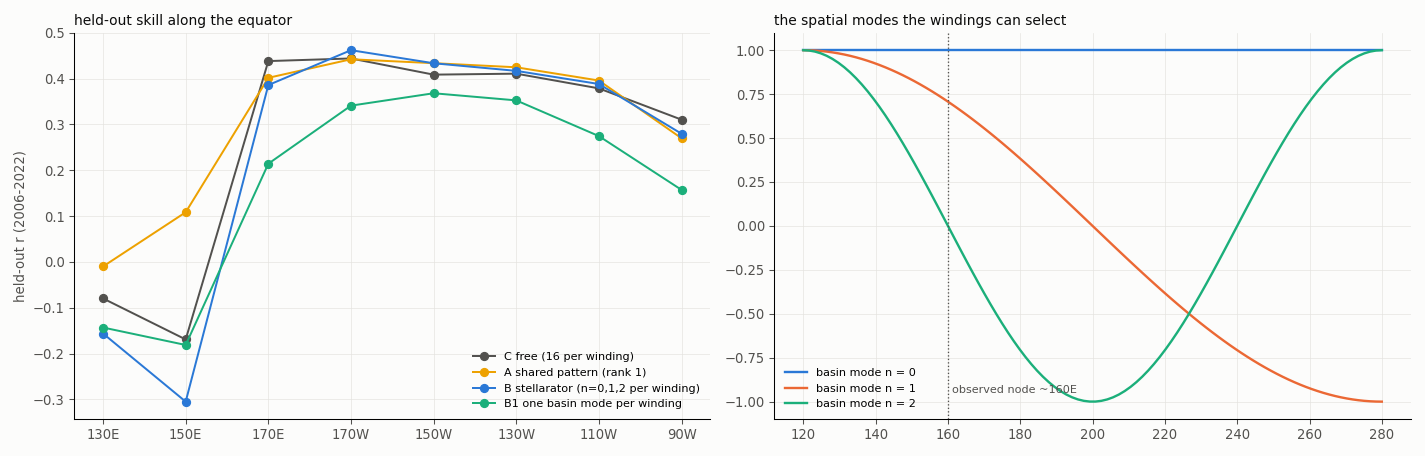

Write Python code to recreate this figure.
#!/usr/bin/env python3
"""Stellarator-like (winding-selective, wavenumber > 0) emulation of the equatorial Pacific (2026-10-22).

Field model on the common manifold F(t) (AMO/PDO/NINO4/IODE four-leg run, base k = 0.2017):
    zeta(x, t) = sum_h  [ sum_n B_hn Y_n(x) ] * (a_h cos 2 pi h k F + b_h sin 2 pi h k F)
with basin standing modes Y_n(x) = cos(n pi x), x = (lon - 120E) / 160 deg across the basin (n = 0, 1, 2).
Structures (fit 1950.0-2005.9, score 2006.0-2022.5):
  A  shared pattern     one spatial pattern P(x) for every winding (rank 1: the axisymmetric analogue)
  B1 single mode        each winding couples to ONE basin mode n_h (chosen on training data)
  B  stellarator        each winding has its own mix of n = 0, 1, 2 (3 spatial dof per winding)
  C  free               each winding has a free profile at every location (ceiling)
Windings: h = 1..9 x base and the slow winding (0.581 x base). Data: 8 equatorial Kaplan quads 130E-90W
(Oct2026_dlod), quadratic detrend, standardized. Scores: held-out correlation per location, and pattern correlation
of the held-out field at each time (mean over times).
    python3 enso_stellarator.py  -> enso_stellarator.png, stdout
"""
import json
from pathlib import Path

import matplotlib
import numpy as np

matplotlib.use("Agg")
import matplotlib.pyplot as plt  # noqa: E402

HERE = Path(__file__).resolve().parent
EX = HERE.parent / "experiments"
RUN = EX / "Oct2026_generator/legs/amo_pdo_nino4_iode"
INK, MUTED, GRID, SURF = "#0b0b0b", "#52514e", "#e4e3df", "#fcfcfb"
QUADS = [("kN000_E130", 130), ("kN000_E150", 150), ("kN000_E170", 170), ("kN000_W170", 190), ("kN000_W150", 210),
         ("kN000_W130", 230), ("kN000_W110", 250), ("kN000_W090", 270)]
p = json.load(open(RUN / "lt.exe.p")); KB = abs(p["ltep"][-1]); KS = abs(p["ltep"][0])
man = np.loadtxt(RUN / "lte_results.1.csv", delimiter=","); TM, FM = man[:, 0], man[:, 3]
t = np.arange(1950.0, 2022.5, 1 / 12) + 1 / 24
Y = []
for q, _ in QUADS:
    a = np.loadtxt(EX / "Oct2026_dlod" / q / f"{q}.dat"); y = np.interp(t, a[:, 0], a[:, 1])
    y = y - np.polyval(np.polyfit(t, y, 2), t); Y.append(y / y.std())
Y = np.array(Y).T                                                     # time x location
x = (np.array([lon for _, lon in QUADS]) - 120.0) / 160.0
MODES = np.array([np.cos(n * np.pi * x) for n in range(3)]).T          # location x n
F = np.interp(t, TM, FM)
KS_ = [h * KB for h in range(1, 10)] + [KS]; NAMES = [f"{h}x" for h in range(1, 10)] + ["slow"]
T = np.stack([np.stack([np.cos(2 * np.pi * k * F), np.sin(2 * np.pi * k * F)], 1) for k in KS_], 1)   # time x H x 2
tr = t < 2006.0; te = ~tr
H, L = len(KS_), Y.shape[1]


def fit_free(Ytr, Ttr):
    X = Ttr.reshape(len(Ttr), -1); X1 = np.column_stack([X, np.ones(len(X))])
    C = np.linalg.lstsq(X1, Ytr, rcond=None)[0]; return C                               # (2H+1) x L


def predict_free(C, Tt):
    X = Tt.reshape(len(Tt), -1); return np.column_stack([X, np.ones(len(X))]) @ C


def fit_spatial(S_list, Ytr, Ttr):
    """each winding h: coefficient profile in span(S_list[h]) (location x d_h); solve jointly by least squares"""
    cols = []
    for h in range(H):
        for j in range(2):
            for d in range(S_list[h].shape[1]):
                cols.append((h, j, d))
    A = np.zeros((Ytr.size, len(cols) + L))
    for c, (h, j, d) in enumerate(cols):
        A[:, c] = np.outer(Ttr[:, h, j], S_list[h][:, d]).ravel()
    for l in range(L):                                                  # per-location mean
        e = np.zeros((len(Ttr), L)); e[:, l] = 1; A[:, len(cols) + l] = e.ravel()
    w = np.linalg.lstsq(A, Ytr.ravel(), rcond=None)[0]
    return cols, w


def predict_spatial(S_list, cols, w, Tt):
    out = np.zeros((len(Tt), L))
    for c, (h, j, d) in enumerate(cols):
        out += w[c] * np.outer(Tt[:, h, j], S_list[h][:, d])
    return out + w[len(cols):]


def scores(P_, Yt):
    loc = np.array([np.corrcoef(P_[:, l], Yt[:, l])[0, 1] for l in range(L)])
    pat = np.nanmean([np.corrcoef(P_[i] - P_[i].mean(), Yt[i] - Yt[i].mean())[0, 1] for i in range(len(Yt))])
    return loc, pat


RES = {}
# C free
C = fit_free(Y[tr], T[tr]); RES["C free (16 per winding)"] = (predict_free(C, T), H * 2 * L)
# A shared pattern: rank-1 of the free coefficients, then refit amplitudes with the pattern fixed
U, s, Vt = np.linalg.svd(C[:-1].T, full_matrices=False); Pshared = U[:, :1]
cols, w = fit_spatial([Pshared] * H, Y[tr], T[tr]); RES["A shared pattern (rank 1)"] = (predict_spatial([Pshared] * H, cols, w, T), L + 2 * H)
# B stellarator: n = 0, 1, 2 mix per winding
SB = [MODES] * H; cols, w = fit_spatial(SB, Y[tr], T[tr]); RES["B stellarator (n=0,1,2 per winding)"] = (predict_spatial(SB, cols, w, T), 6 * H)
# B1 single mode per winding, chosen on training fit
best = []
for h in range(H):
    errs = []
    for n in range(3):
        S = [MODES] * H; S = [S[i] if i != h else MODES[:, n:n + 1] for i in range(H)]
        cl, ww = fit_spatial(S, Y[tr], T[tr]); errs.append(np.mean((predict_spatial(S, cl, ww, T[tr]) - Y[tr]) ** 2))
    best.append(int(np.argmin(errs)))
S1 = [MODES[:, n:n + 1] for n in best]; cols, w = fit_spatial(S1, Y[tr], T[tr])
RES["B1 one basin mode per winding"] = (predict_spatial(S1, cols, w, T), 2 * H)

print(f"basin modes cos(n pi x), x = (lon - 120E)/160; nodes: n=1 at 200E, n=2 at 160E and 240E")
print(f"{'structure':40s} {'params':>6s} | held-out r by location (130E ... 90W)                      | mean r | pattern r")
for k, (P_, npar) in RES.items():
    loc, pat = scores(P_[te], Y[te]); loctr, pattr = scores(P_[tr], Y[tr])
    print(f"{k:40s} {npar:6d} | " + " ".join(f"{v:+.2f}" for v in loc) + f" | {loc.mean():+.3f} | {pat:+.3f}   (train mean r {loctr.mean():+.3f}, pattern {pattr:+.3f})")

# selectivity: energy share of n = 0, 1, 2 in each winding's B (stellarator) profile, from the free fit projected on modes
print("\nwinding -> basin-mode selectivity (share of each winding's free-fit profile in n = 0 / 1 / 2; residual = not in n <= 2)")
Q, _ = np.linalg.qr(MODES)
for h in range(H):
    prof = C[2 * h:2 * h + 2].T                                   # location x 2 (cos, sin)
    tot = (prof ** 2).sum(); proj = MODES @ np.linalg.lstsq(MODES, prof, rcond=None)[0]
    sh = [((np.outer(MODES[:, n], np.linalg.lstsq(MODES[:, n:n + 1], prof, rcond=None)[0][0])) ** 2).sum() / tot for n in range(3)]
    amp = np.sqrt(tot / L)
    print(f"   {NAMES[h]:5s} amp {amp:.3f}: n0 {sh[0]:.2f}  n1 {sh[1]:.2f}  n2 {sh[2]:.2f}   in span(n<=2) {(proj ** 2).sum() / tot:.2f}   chosen single mode n = {best[h]}")

fig, axs = plt.subplots(1, 2, figsize=(15, 4.8), facecolor=SURF)
ax = axs[0]; lon = [l for _, l in QUADS]
for (k, (P_, _)), c in zip(RES.items(), ("#52514e", "#eda100", "#2a78d6", "#1baf7a")):
    loc, _ = scores(P_[te], Y[te]); ax.plot(lon, loc, marker="o", color=c, lw=1.5, label=k)
ax.set_xticks(lon); ax.set_xticklabels(["130E", "150E", "170E", "170W", "150W", "130W", "110W", "90W"])
ax.set_ylabel("held-out r (2006-2022)", color=MUTED); ax.legend(frameon=False, fontsize=8.5)
ax.set_title("held-out skill along the equator", loc="left", fontsize=10.5, color=INK)
ax = axs[1]; xx = np.linspace(0, 1, 100)
for n, c in zip(range(3), ("#2a78d6", "#eb6834", "#1baf7a")):
    ax.plot(120 + 160 * xx, np.cos(n * np.pi * xx), color=c, lw=1.8, label=f"basin mode n = {n}")
ax.axvline(160, color=MUTED, ls=":", lw=1); ax.text(161, -0.95, "observed node ~160E", fontsize=8.5, color=MUTED)
ax.set_title("the spatial modes the windings can select", loc="left", fontsize=10.5, color=INK); ax.legend(frameon=False, fontsize=8.5)
for a in axs:
    a.set_facecolor(SURF); a.tick_params(colors=MUTED); a.grid(True, color=GRID, lw=0.5)
    for sp in ("top", "right"):
        a.spines[sp].set_visible(False)
fig.tight_layout(); fig.savefig(HERE / "enso_stellarator.png", dpi=95, facecolor=SURF)
print("plot: enso_stellarator.png")
